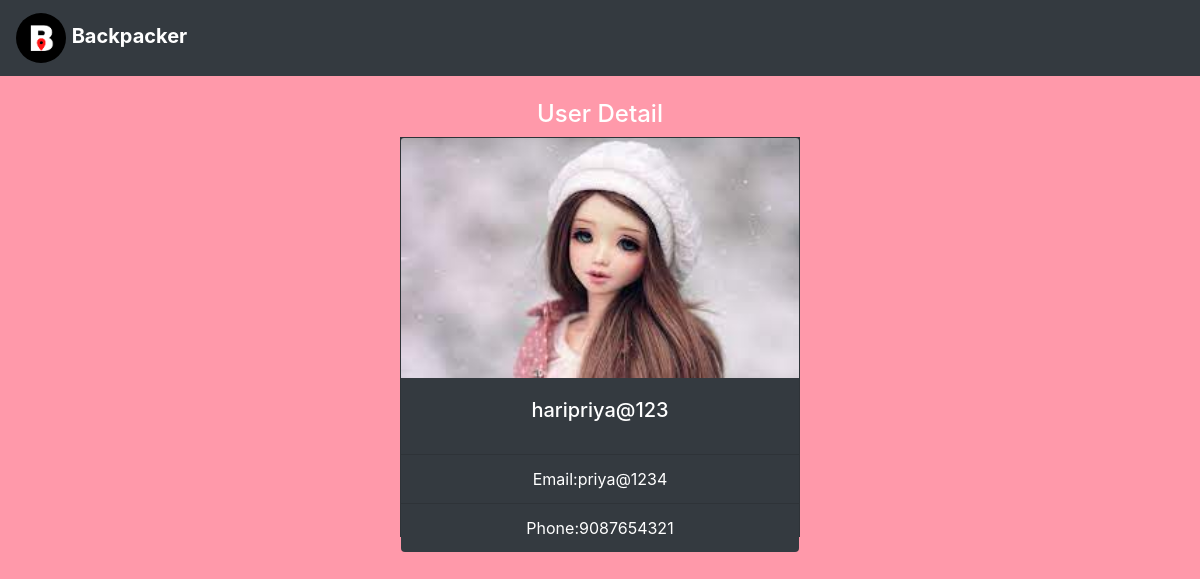
Screenshot of /package-detail/1/ with the database file from the repository.
### IV/models.py (models this page shows)
class Student(AbstractUser):
    is_agent = models.BooleanField('agent stat', default=False)
    is_customer = models.BooleanField('customer status', default=False)
    is_photographer = models.BooleanField('photographer status', default=False)
    is_admin = models.BooleanField('admin status', default=False)
    phone = models.CharField(max_length=10, default="")
    email = models.CharField(max_length=100, default="")
    id_image = models.ImageField(default="B.png")
    REQUIRED_FIELDS = []

### IV/views.py (the view)
# urls.py: path('package-detail/<str:pk>/', views.user_detail, name='user-detail'),
def user_detail(request, pk):
    u = Student.objects.get(id=pk)
    context = {
        'u': u
    }
    return render(request, "userdetail.html", context)

### templates/userdetail.html (shortened to what this page needs)
{% extends 'main.html' %}
{% block content %}
<br>
<div class="contianer text-white ">
    <center>
    <h4> User Detail</h4>
    <div class="card text-white bg-dark rounded-0" style="width:400px;height:400px">
      <img class="card-img-top" src="{{u.id_image.url}}" alt="Card image cap">
      <div class="card-body">
        <h5 class="card-title">{{u.username}}</h5>
      </div>
      <ul class="list-group list-group-flush">
        <li class="list-group-item bg-dark">Email:{{u.email}}</li>
        <li class="list-group-item bg-dark">Phone:{{u.phone}}</li>
      </ul>
    </div>
    </center>
</div>
{% endblock content %}

### templates/main.html (style rules this page uses)
.card-img-top { width: 100%; height: 30vh; object-fit: cover; }

### rows the page displays
Student: id_image (picture), username "haripriya@123", email "priya@1234", phone "9087654321"
